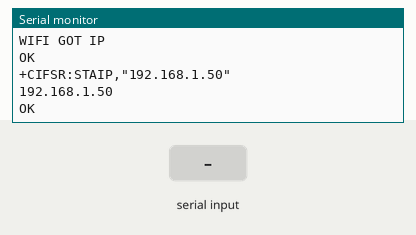
Bench run of a sketch on a simulated Arduino Uno, built with avr-gcc and run on an emulated ATmega328P. Parts: the last lines printed to the serial monitor. Inputs (shaded band) come from the test bench. The modem accepts every AT command (registered, SIM ready, sends succeed) and sends nothing else.

Above: at 6.4 s.
6.5 s: "1" received over the second serial link
At 7.7 s:
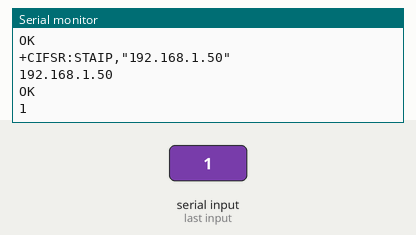
8.0 s: "0" received over the second serial link
At 8.9 s:
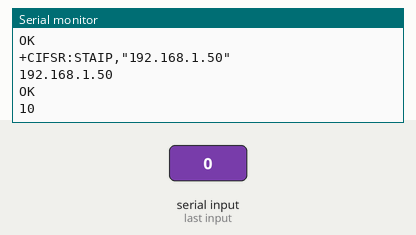

The sketch:

ESPTestSoft.ino
```cpp
#include <SoftwareSerial.h>

SoftwareSerial sSerial(5,6);
void trans(boolean readonly=false)
{
  while (sSerial.available())
  {
    Serial.write(sSerial.read());
  }
  if (!readonly) {
    while (Serial.available())
    {
      sSerial.write(Serial.read());
    }
  }
}
void setup() {
  // put your setup code here, to run once:
  Serial.begin(9600);
  sSerial.begin(9600);
  Serial.println("Go");
  sSerial.print("AT+CWJAP=\"CoolDog\",\"86053436\"\r\n");
  delay(5000);
  //info();
  delay(200);
  Serial.println("Get IP:");
  sSerial.print("AT+CIFSR\r\n");
}

void loop() {
  // put your main code here, to run repeatedly:
  delay(20);
  info();
  trans(false);
}
void info(){
  trans(true);
}
```

Measured:
- after the input at 6.5 s, the serial monitor: prints a new line at once (image 1)
- after the input at 8.0 s, the serial monitor: prints a new line at once (image 2)
